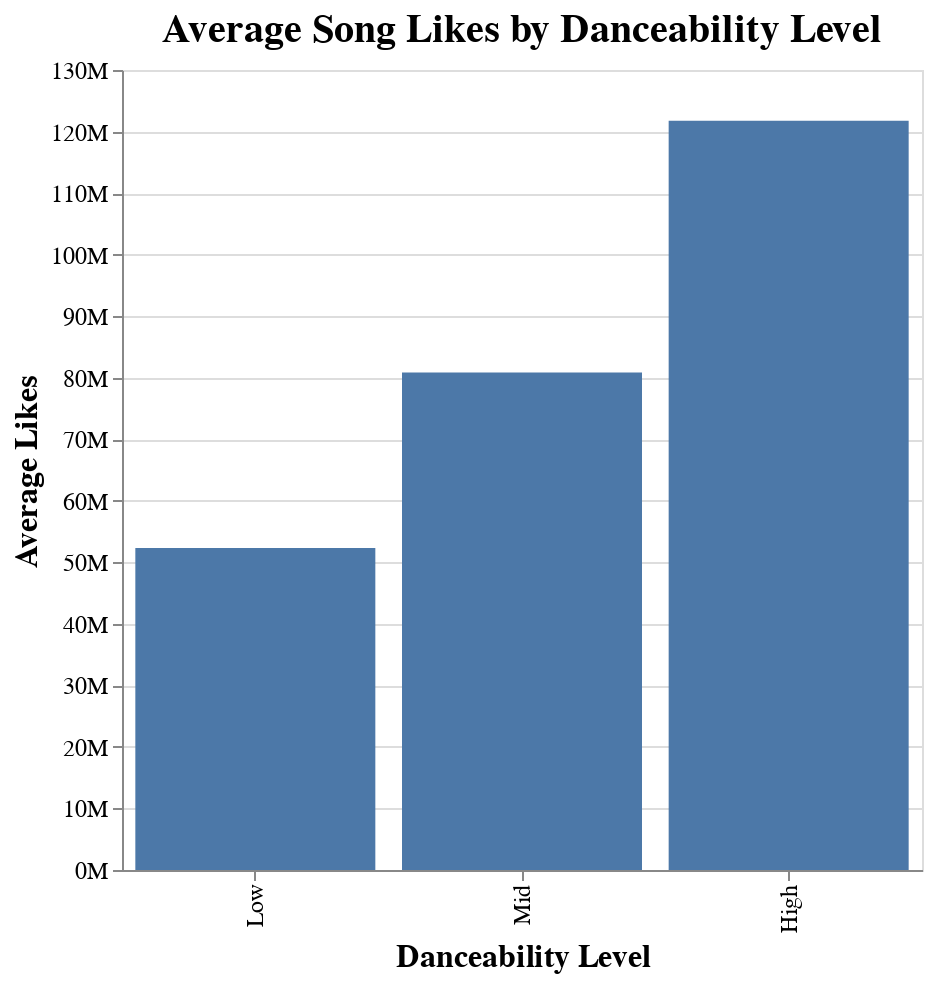

The notebook cell saved with this chart:
### Code cell
# Create Altair Visualization

chart = alt.Chart(summary).mark_bar().encode(
    alt.X("dance_bin:N", title="Danceability Level", 
          sort=["Low","Mid", "High"]),
    alt.Y("Views:Q", title="Average Likes", axis=alt.Axis(format="~s"))
).properties(
    title="Average Song Likes by Danceability Level",
    width=400,
    height=400
).configure_axis(
    labelFontSize=12,
    titleFontSize=16
).configure_title(
    fontSize=20
)

chart

### Figure 1 — Vega-Lite specification as saved in the notebook (floating-point values rounded to 4 significant figures)
{"config": {"view": {"continuousWidth": 300, "continuousHeight": 300}, "axis": {"labelFontSize": 12, "titleFontSize": 16}, "title": {"fontSize": 20}}, "data": {"name": "data-250000adfdcaf23067d4f774f63ef13b"}, "mark": {"type": "bar"}, "encoding": {"x": {"field": "dance_bin", "sort": ["Low", "Mid", "High"], "title": "Danceability Level", "type": "nominal"}, "y": {"axis": {"format": "~s"}, "field": "Views", "title": "Average Likes", "type": "quantitative"}}, "height": 400, "title": "Average Song Likes by Danceability Level", "width": 400, "$schema": "https://vega.github.io/schema/vega-lite/v6.1.0.json", "datasets": {"data-250000adfdcaf23067d4f774f63ef13b": [{"dance_bin": "Low", "Likes": 368803, "Views": 52332879}, {"dance_bin": "Mid", "Likes": 566328, "Views": 80829862}, {"dance_bin": "High", "Likes": 861425, "Views": 121742251}]}}
